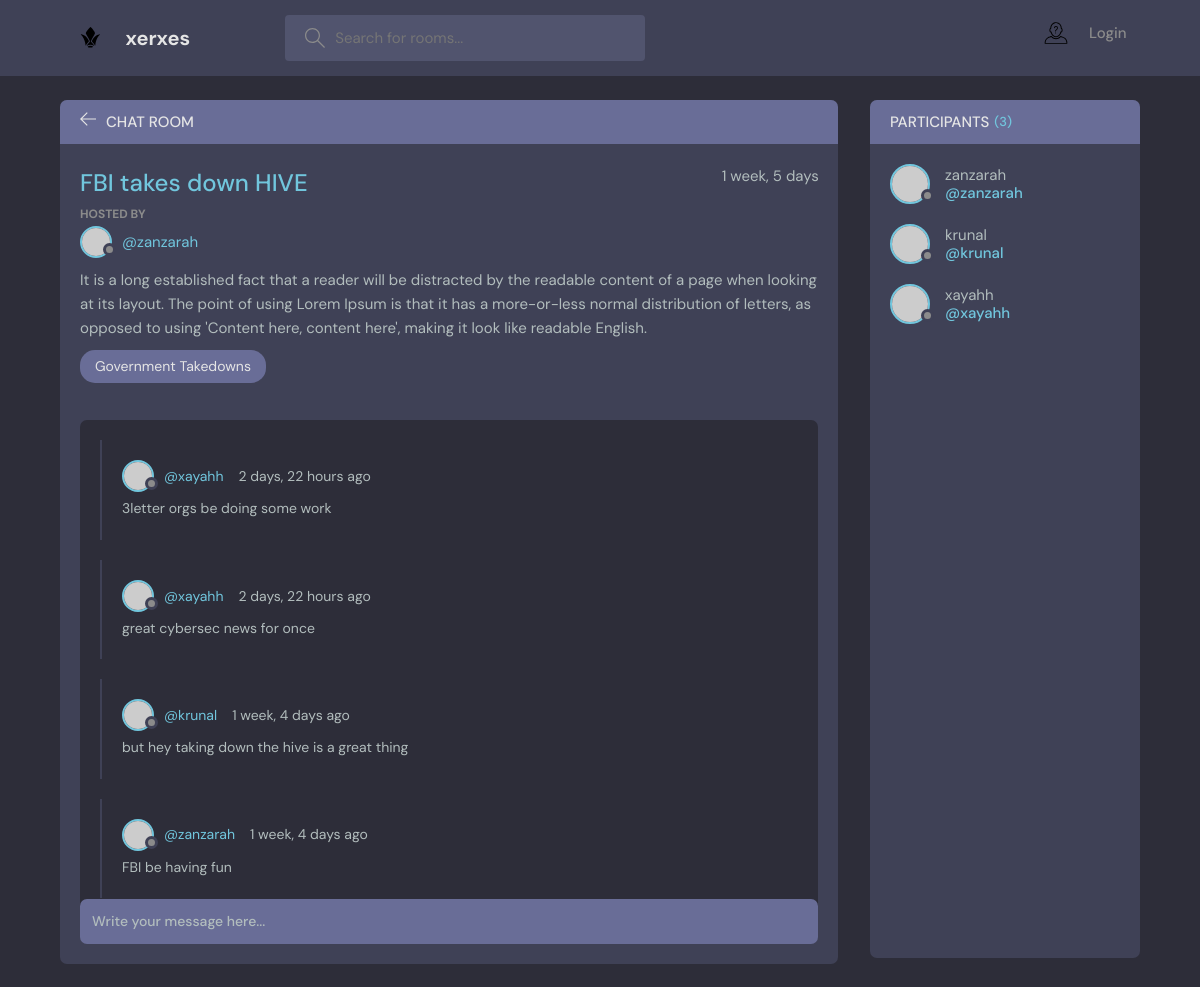
Page /room/2/ on the committed database.
### base/models.py (models this page shows, shortened)
class Room(models.Model):
    host = models.ForeignKey(User, on_delete=models.SET_NULL, null=True)
    topic = models.ForeignKey(Topic, on_delete=models.SET_NULL, null=True)
    name = models.CharField(max_length=200)
    description = models.TextField(null=True, blank=True)
    participants = models.ManyToManyField(User, related_name='participants', blank=True)
    updated = models.DateTimeField(auto_now=True)
    created = models.DateTimeField(auto_now_add=True)
    class Meta:
        ordering = ['-updated', '-created']

class Topic(models.Model):
    name = models.CharField(max_length=200)
    def __str__(self):
        return self.name

class Message(models.Model):
    user = models.ForeignKey(User, on_delete=models.CASCADE)
    room = models.ForeignKey(Room,on_delete=models.CASCADE)
    body = models.TextField()
    updated = models.DateTimeField(auto_now=True)
    created = models.DateTimeField(auto_now_add=True)
    class Meta:
        ordering = ['-updated', '-created']

### base/views.py (the view)
# urls.py: path('room/<str:pk>/', views.room, name="room"),
def room(request, pk):
    room = Room.objects.get(id=pk)
    room_messages = room.message_set.all()
    participants = room.participants.all()
    if request.method == 'POST':
        message = Message.objects.create(
            user=request.user, room=room, body=request.POST.get('body')
        )
        room.participants.add(request.user)
        return redirect('room', pk=room.id)
    context = {
        'room': room,
        'room_messages': room_messages,
        'participants': participants,
    }
    return render(request, 'base/room.html', context)

### base/templates/base/room.html (shortened to what this page needs)
{% extends 'main.html' %}
{% block content %}
    <main class="profile-page layout layout--2">
      <div class="container">
        <div class="room">
          <div class="room__top">
            <div class="room__topLeft">
              <a href="{% url 'home' %}">
                <svg version="1.1" xmlns="http://www.w3.org/2000/svg" width="32" height="32" viewBox="0 0 32 32">
                  <title>arrow-left</title>
                  <path
                    d="M13.723 2.286l-13.723 13.714 13.719 13.714 1.616-1.611-10.96-10.96h27.625v-2.286h-27.625l10.965-10.965-1.616-1.607z"
                  ></path>
                </svg>
              </a>
              <h3>Chat Room</h3>
            </div>
          </div>
          <div class="room__box scroll">
            <div class="room__header scroll">
              <div class="room__info">
                <h3>{{room.name}}</h3>
                <span>{{room.created|timesince}}</span>
              </div>
              <div class="room__hosted">
                <p>Hosted By</p>
                <a href="{% url 'user-profile' room.host.id %}" class="room__author">
                  <div class="avatar avatar--small">
                    <img src="https://randomuser.me/api/portraits/men/37.jpg" />
                  </div>
                  <span>@{{room.host.username}}</span>
                </a>
              </div>
              <div class="room__details">
                {{room.description}}
              </div>
              <span class="room__topics">{{room.topic}}</span>
            </div>
            <div class="room__conversation">
              <div class="threads scroll">
                {% for message in room_messages %}
                <div class="thread">
                  <div class="thread__top">
                    <div class="thread__author">
                      <a href="{% url 'user-profile' message.user.id %}" class="thread__authorInfo">
                        <div class="avatar avatar--small">
                          <img src="https://randomuser.me/api/portraits/men/37.jpg" />
                        </div>
                        <span>@{{message.user.username}}</span>
                      </a>
                      <span class="thread__date">{{message.created|timesince}} ago</span>
                    </div>
                  </div>
                  <div class="thread__details">
                    {{message.body}}
                  </div>
                </div>
                {% endfor %}
              </div>
            </div>
          </div>
          <div class="room__message">
            <form action="" method="POST">
              <input name="body" placeholder="Write your message here..." /></form>
          </div>
        </div>
        <div class="participants">
          <h3 class="participants__top">Participants <span>({{participants.count}})</span></h3>
          <div class="participants__list scroll">
            {% for user in participants %}
            <a href="{% url 'user-profile' user.id %}" class="participant">
              <div class="avatar avatar--medium">
                <img src="https://randomuser.me/api/portraits/men/37.jpg" />
              </div>
              <p>
                {{user.username}}
                <span>@{{user.username}}</span>
              </p>
            </a>
            {% endfor %}
          </div>
        </div>
      </div>
    </main>
    {% endblock content %}

### rows in the picture
Room: name "FBI takes down HIVE", created "1 week, 5 days", host.username "zanzarah", description "It is a long established fact that a reader will be distracted by the readable content of a page when looking at its layout. The point of using Lorem Ipsum is that it has a more-or-less normal distribution of letters, as opposed to using 'Content here, content here', making it look like readable English.", topic "Government Takedowns"
Message: user.username "xayahh", created "2 days, 22 hours", body "3letter orgs be doing some work"
Message: user.username "xayahh", created "2 days, 22 hours", body "great cybersec news for once"
Message: user.username "krunal", created "1 week, 4 days", body "but hey taking down the hive is a great thing"
Message: user.username "zanzarah", created "1 week, 4 days", body "FBI be having fun"

### other values in the picture
{{ participants.count }} "3"
{{ user.username }} "zanzarah"
{{ user.username }} "krunal"
{{ user.username }} "xayahh"
